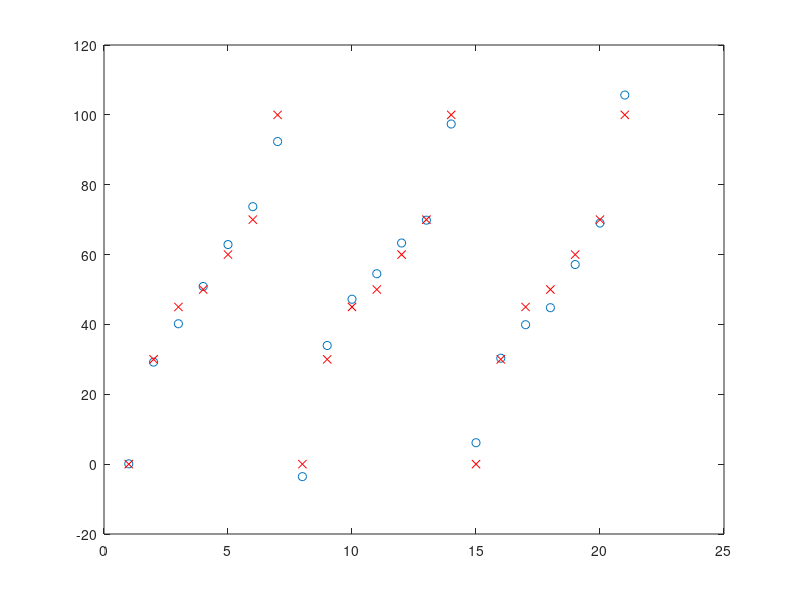

This chart was generated by the following MATLAB code:
%PA calibration global background
%2	100	1258.357143	944.5017007;...
%mmax = 40000 for kVp=39, 7000 for 26kVp
%{
2	0	10574.77543	11351.84995;...
2	30	12515.53467	12766.2137;...
2	45	13472.69974	13452.20248;...
2	50	13857.0306	13700.45956;...
2	60	14613.89958	14208.31416;...
2	70	15214.14309	14616.28952;...
2	100	17357.11108	16114.05303;...
%}
Data=[...
3	0	16341.39173	15718.57281;...
3	30	19026.3896	17497.03203;...
3	45	20328.8627	18346.38205;...
3	50	20854.67733	18648.31683;...
3	60	21932.25858	19314.25679;...
3	70	22812.91225	19844.0881;...
3	100	25795.77718	21678.47951;...
4	0	22380.4199	20109.97126;...
4	30	25789.54624	22061.18261;...
4	45	27397.98607	22994.47925;...
4	50	28029.49384	23338.56049;...
4	60	29401.53824	24132.8842;...
4	70	30516.7688	24773.52162;...
4	100	34200.94664	26783.4155;...
5	0	27628.75665	24179.11109;...
5	30	31530.84515	26486.20198;...
5	45	33339.15071	27443.51977;...
5	50	34052.67798	27845.35922;...
5	60	35641.33198	28765.70702;...
5	70	36940.71292	29537.33278;...
5	100	41281.28489	31904.91489;...
];

Data(:,3)=Data(:,3)/1000;
Data(:,4)=Data(:,4)/1000;
Data(:,3)=Data(:,3)./Data(:,4);
B=[Data(:,1) Data(:,2)];
A=[ones(size(Data,1),1) Data(:,3) Data(:,4) Data(:,3).^2 Data(:,4).^2 Data(:,3).*Data(:,4)];
X=A\B

Result=A*X
figure;plot(Result(:,2),'o');hold on;
plot(Data(:,2),'rx');

dev_thickness = (sum((Data(:,1)-Result(:,1)).^2)./size(Data,1)).^0.5
dev_density = (sum((Data(:,2)-Result(:,2)).^2)./size(Data,1)).^0.5
%dev = (sum((Data(:,2)-Result(:,2)).^2)./size(Data,1)).^0.5



